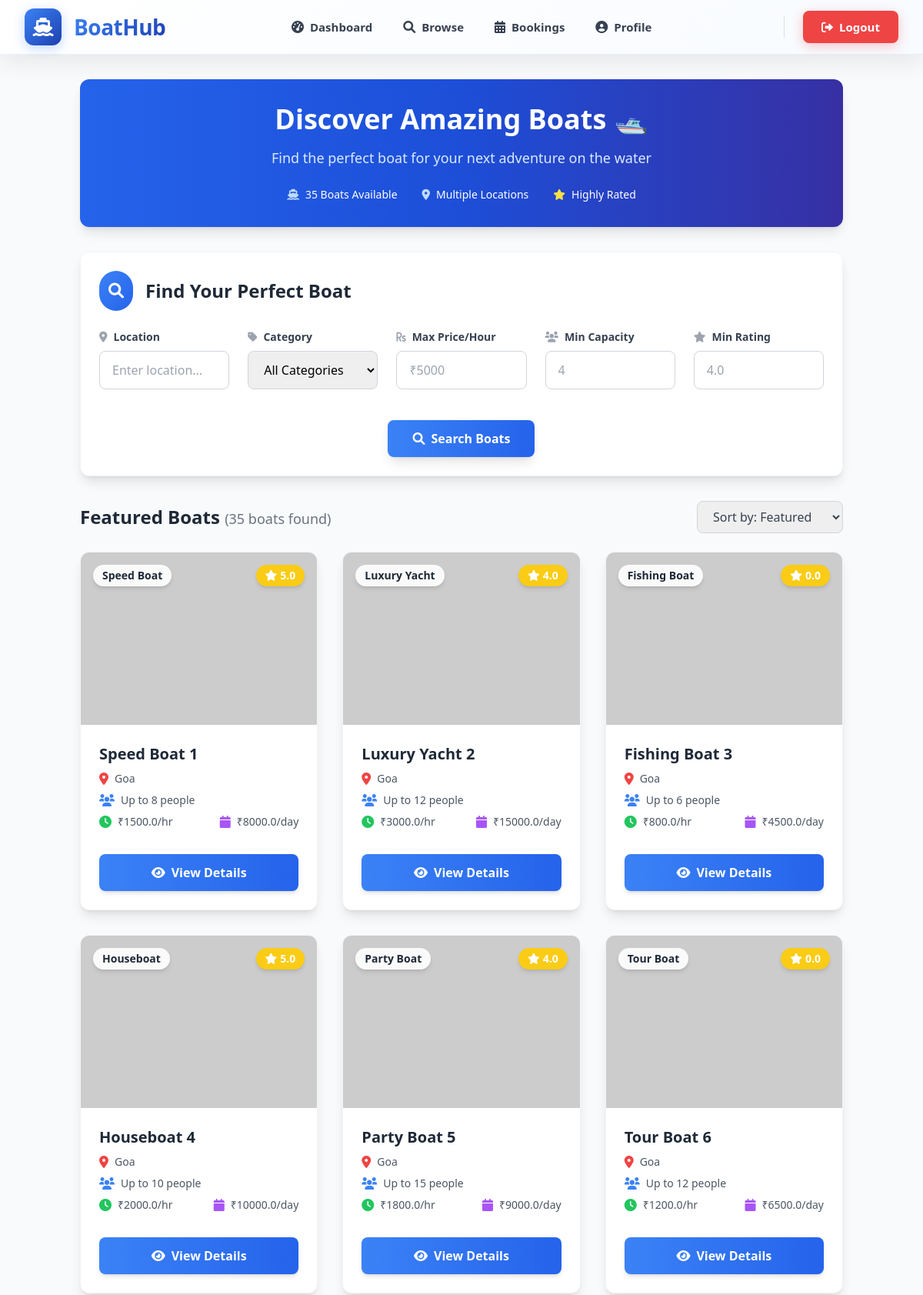
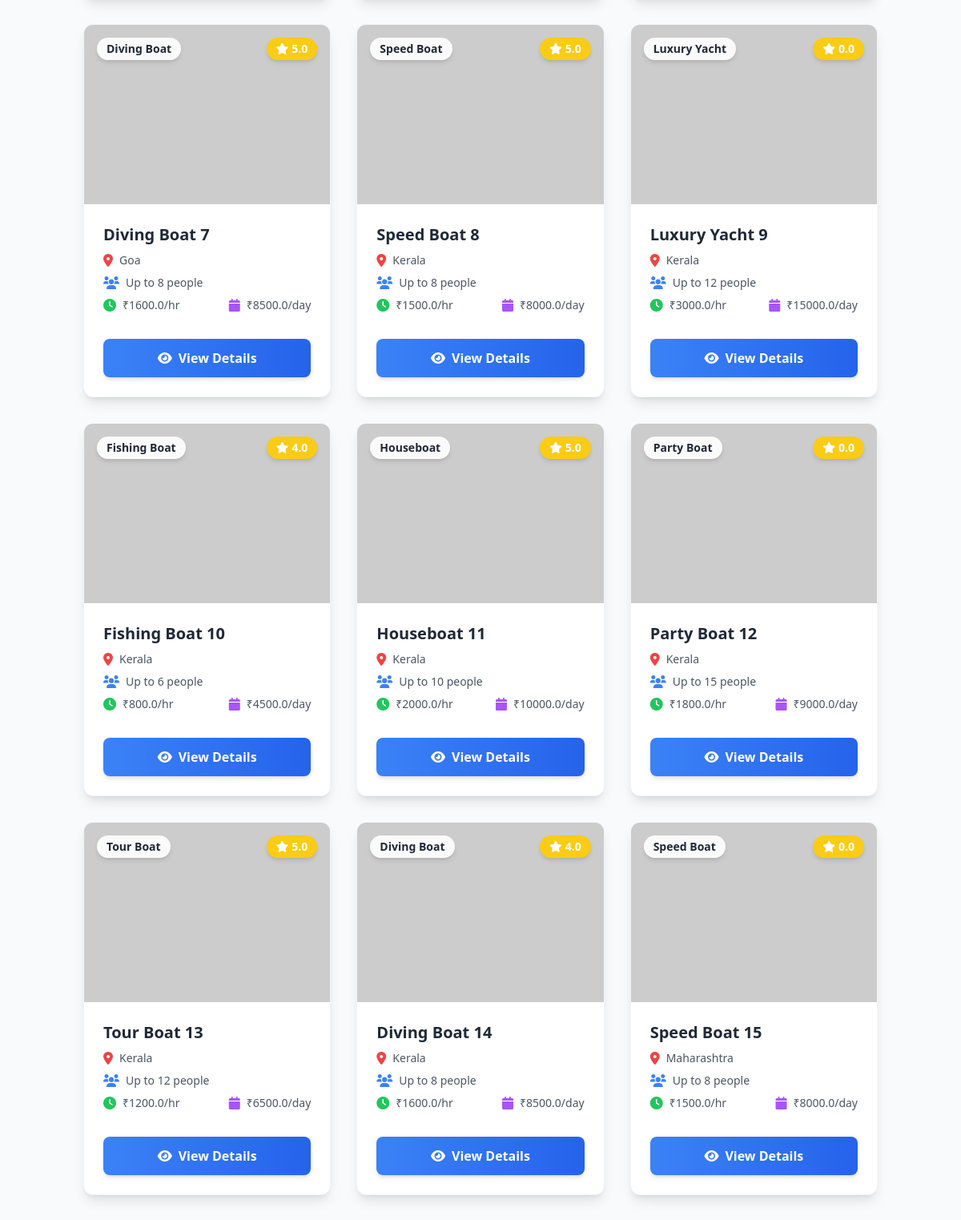
/user/boats (signed in, upper part), run on the app's committed database (2 pictures, top to bottom).
### app/models.py (models this page shows)
class Boat(db.Model):
    id = db.Column(db.Integer, primary_key=True)
    vendor_id = db.Column(db.Integer, db.ForeignKey('vendor.id'), nullable=False)
    name = db.Column(db.String(100), nullable=False)
    location = db.Column(db.String(100), nullable=False)
    category = db.Column(db.String(50), nullable=False, default='Speed Boat')
    price_per_hour = db.Column(db.Float, nullable=False)
    price_per_day = db.Column(db.Float, nullable=False)
    capacity = db.Column(db.Integer, nullable=False)
    description = db.Column(db.Text, nullable=False)
    created_at = db.Column(db.DateTime, default=datetime.utcnow)
    images = db.relationship('BoatImage', backref='boat', lazy=True)
    bookings = db.relationship('Booking', backref='boat', lazy=True)
    reviews = db.relationship('Review', backref='boat', lazy=True)
    @property
    def average_rating(self):
        reviews = Review.query.filter_by(boat_id=self.id).all()
        if not reviews:
            return 0
        return sum(review.rating for review in reviews) / len(reviews)

class Review(db.Model):
    id = db.Column(db.Integer, primary_key=True)
    booking_id = db.Column(db.Integer, db.ForeignKey('booking.id'), nullable=False)
    user_id = db.Column(db.Integer, db.ForeignKey('user.id'), nullable=False)
    boat_id = db.Column(db.Integer, db.ForeignKey('boat.id'), nullable=False)
    rating = db.Column(db.Integer, nullable=False)  # 1-5
    review_text = db.Column(db.Text, nullable=False)
    is_active = db.Column(db.Boolean, default=True, nullable=False)
    created_at = db.Column(db.DateTime, default=datetime.utcnow)

### app/routes/user.py (the view)
    def wrapper(*args, **kwargs):
        if session.get('role') != 'user':
            flash('Access denied')
            return redirect(url_for('auth.login'))
        return f(*args, **kwargs)

### app/routes/user.py (called while the page is built)
def login_required(f):
    def wrapper(*args, **kwargs):
        if 'user_id' not in session:
            return redirect(url_for('auth.login'))
        return f(*args, **kwargs)
    wrapper.__name__ = f.__name__
    return wrapper

def user_only(f):
    def wrapper(*args, **kwargs):
        if session.get('role') != 'user':
            flash('Access denied')
            return redirect(url_for('auth.login'))
        return f(*args, **kwargs)
    wrapper.__name__ = f.__name__
    return wrapper

### app/templates/user/boats.html (shortened to what this page needs)
{% extends "base.html" %}
{% block content %}
<div class="bg-gradient-to-r from-blue-600 via-blue-700 to-indigo-800 text-white rounded-xl shadow-lg p-8 mb-8">
    <div class="text-center">
        <h1 class="text-4xl font-bold mb-4">Discover Amazing Boats 🛥️</h1>
        <p class="text-blue-100 text-lg mb-6">Find the perfect boat for your next adventure on the water</p>
        <div class="flex items-center justify-center space-x-8 text-sm">
            <div class="flex items-center">
                <i class="fas fa-ship text-blue-200 mr-2"></i>
                <span>{{ boats|length }} Boats Available</span>
            </div>
            <div class="flex items-center">
                <i class="fas fa-map-marker-alt text-blue-200 mr-2"></i>
                <span>Multiple Locations</span>
            </div>
            <div class="flex items-center">
                <i class="fas fa-star text-yellow-300 mr-2"></i>
                <span>Highly Rated</span>
            </div>
        </div>
    </div>
</div>
<div class="bg-white rounded-xl shadow-lg p-6 mb-8 border border-gray-100">
    <div class="flex items-center mb-6">
        <div class="p-3 bg-gradient-to-br from-blue-500 to-blue-600 text-white rounded-full">
            <i class="fas fa-search text-xl"></i>
        </div>
        <h2 class="text-2xl font-bold text-gray-800 ml-4">Find Your Perfect Boat</h2>
    </div>
    <form method="GET" class="grid grid-cols-1 md:grid-cols-2 lg:grid-cols-5 gap-6">
        <div class="group">
            <label class="block text-sm font-semibold text-gray-700 mb-2 flex items-center">
                <i class="fas fa-map-marker-alt text-gray-400 mr-2"></i>Location
            </label>
            <input type="text" name="location" value="{{ request.args.get('location', '') }}"
                   placeholder="Enter location..."
                   class="w-full px-4 py-3 border border-gray-300 rounded-lg focus:outline-none focus:ring-2 focus:ring-blue-500 focus:border-transparent transition-all duration-200">
        </div>
        <div class="group">
            <label class="block text-sm font-semibold text-gray-700 mb-2 flex items-center">
                <i class="fas fa-tag text-gray-400 mr-2"></i>Category
            </label>
            <select name="category" class="w-full px-4 py-3 border border-gray-300 rounded-lg focus:outline-none focus:ring-2 focus:ring-blue-500 focus:border-transparent transition-all duration-200">
                <option value="">All Categories</option>
            </select>
        </div>
        <div class="group">
            <label class="block text-sm font-semibold text-gray-700 mb-2 flex items-center">
                <i class="fas fa-rupee-sign text-gray-400 mr-2"></i>Max Price/Hour
            </label>
            <input type="number" name="max_price" value="{{ request.args.get('max_price', '') }}"
                   placeholder="₹5000"
                   class="w-full px-4 py-3 border border-gray-300 rounded-lg focus:outline-none focus:ring-2 focus:ring-blue-500 focus:border-transparent transition-all duration-200">
        </div>
        <div class="group">
            <label class="block text-sm font-semibold text-gray-700 mb-2 flex items-center">
                <i class="fas fa-users text-gray-400 mr-2"></i>Min Capacity
            </label>
            <input type="number" name="capacity" value="{{ request.args.get('capacity', '') }}"
                   placeholder="4"
                   class="w-full px-4 py-3 border border-gray-300 rounded-lg focus:outline-none focus:ring-2 focus:ring-blue-500 focus:border-transparent transition-all duration-200">
        </div>
        <div class="group">
            <label class="block text-sm font-semibold text-gray-700 mb-2 flex items-center">
                <i class="fas fa-star text-gray-400 mr-2"></i>Min Rating
            </label>
            <input type="number" step="0.1" name="min_rating" value="{{ request.args.get('min_rating', '') }}"
                   placeholder="4.0"
                   class="w-full px-4 py-3 border border-gray-300 rounded-lg focus:outline-none focus:ring-2 focus:ring-blue-500 focus:border-transparent transition-all duration-200">
        </div>
        <div class="md:col-span-5 flex justify-center pt-4">
            <button type="submit" class="bg-gradient-to-r from-blue-500 to-blue-600 hover:from-blue-600 hover:to-blue-700 text-white font-bold py-3 px-8 rounded-lg shadow-lg hover:shadow-xl transition-all duration-200 transform hover:scale-105 flex items-center">
                <i class="fas fa-search mr-2"></i>Search Boats
            </button>
        </div>
    </form>
</div>
<div class="flex items-center justify-between mb-6">
    <h2 class="text-2xl font-bold text-gray-800">
        {% if request.args %}
            Search Results
        {% else %}
            Featured Boats
        {% endif %}
        <span class="text-gray-500 text-lg font-normal">({{ boats|length }} boats found)</span>
    </h2>
    <div class="flex items-center space-x-4">
        <select id="sortSelect" class="px-4 py-2 border border-gray-300 rounded-lg focus:outline-none focus:ring-2 focus:ring-blue-500 cursor-pointer font-medium text-gray-700">
            <option value="featured" {% if sort_by == 'featured' %}selected{% endif %}>Sort by: Featured</option>
        </select>
    </div>
</div>
{% if boats %}
<div class="grid grid-cols-1 md:grid-cols-2 lg:grid-cols-3 gap-8">
    {% for boat in boats %}
    <div class="bg-white rounded-xl shadow-lg overflow-hidden hover:shadow-2xl transition-all duration-300 transform hover:-translate-y-2 border border-gray-100 group">
        <div class="relative overflow-hidden">
            {% if boat.images %}
                <img src="{{ url_for('static', filename='images/' + boat.images[0].image_path) }}" alt="{{ boat.name }}"
                     class="w-full h-56 object-cover group-hover:scale-110 transition-transform duration-300"
                     onerror="this.src='https://via.placeholder.com/400x300/4A5568/FFFFFF?text={{ boat.name|replace(' ', '+') }}'">
            {% else %}
                <img src="https://via.placeholder.com/400x300/4A5568/FFFFFF?text={{ boat.name|replace(' ', '+') }}"
                     alt="{{ boat.name }}"
                     class="w-full h-56 object-cover group-hover:scale-110 transition-transform duration-300">
            {% endif %}
            <div class="absolute top-4 left-4 bg-white bg-opacity-90 text-gray-800 px-3 py-1 rounded-full text-sm font-semibold shadow-md">
                {{ boat.category }}
            </div>
            <div class="absolute top-4 right-4 bg-yellow-400 text-white px-3 py-1 rounded-full text-sm font-semibold shadow-md flex items-center">
                <i class="fas fa-star mr-1"></i>{{ "%.1f"|format(boat.average_rating) }}
            </div>
        </div>
        <div class="p-6">
            <h3 class="text-xl font-bold text-gray-800 mb-2 group-hover:text-blue-600 transition-colors duration-200">{{ boat.name }}</h3>
            <div class="space-y-2 mb-4">
                <div class="flex items-center text-gray-600">
                    <i class="fas fa-map-marker-alt text-red-500 mr-2"></i>
                    <span class="text-sm">{{ boat.location }}</span>
                </div>
                <div class="flex items-center text-gray-600">
                    <i class="fas fa-users text-blue-500 mr-2"></i>
                    <span class="text-sm">Up to {{ boat.capacity }} people</span>
                </div>
                <div class="flex items-center justify-between">
                    <div class="flex items-center text-gray-600">
                        <i class="fas fa-clock text-green-500 mr-2"></i>
                        <span class="text-sm">₹{{ boat.price_per_hour }}/hr</span>
                    </div>
                    <div class="flex items-center text-gray-600">
                        <i class="fas fa-calendar text-purple-500 mr-2"></i>
                        <span class="text-sm">₹{{ boat.price_per_day }}/day</span>
                    </div>
                </div>
            </div>
            <a href="{{ url_for('user.boat_detail', boat_id=boat.id) }}"
               class="w-full bg-gradient-to-r from-blue-500 to-blue-600 hover:from-blue-600 hover:to-blue-700 text-white font-semibold py-3 px-4 rounded-lg transition-all duration-200 transform hover:scale-105 shadow-md hover:shadow-lg flex items-center justify-center group-hover:bg-gradient-to-r group-hover:from-green-500 group-hover:to-green-600">
                <i class="fas fa-eye mr-2"></i>View Details
            </a>
        </div>
    </div>
    {% endfor %}
</div>
{% endif %}
{% endblock %}

### app/templates/base.html (style rules this page uses)
* { margin: 0; padding: 0; box-sizing: border-box; }

### data on the page
Boat: category "Speed Boat", name "Speed Boat 1", location "Goa", capacity "8", price_per_hour "1500.0", price_per_day "8000.0"
Review: average_rating "5.0"
Boat: category "Luxury Yacht", name "Luxury Yacht 2", location "Goa", capacity "12", price_per_hour "3000.0", price_per_day "15000.0"
Review: average_rating "4.0"
Boat: category "Fishing Boat", average_rating "0.0", name "Fishing Boat 3", location "Goa", capacity "6", price_per_hour "800.0", price_per_day "4500.0"
Boat: category "Houseboat", name "Houseboat 4", location "Goa", capacity "10", price_per_hour "2000.0", price_per_day "10000.0"
Review: average_rating "5.0"
Boat: category "Party Boat", name "Party Boat 5", location "Goa", capacity "15", price_per_hour "1800.0", price_per_day "9000.0"
Review: average_rating "4.0"
Boat: category "Tour Boat", average_rating "0.0", name "Tour Boat 6", location "Goa", capacity "12", price_per_hour "1200.0", price_per_day "6500.0"
Boat: category "Diving Boat", name "Diving Boat 7", location "Goa", capacity "8", price_per_hour "1600.0", price_per_day "8500.0"
Review: average_rating "5.0"
Boat: category "Speed Boat", name "Speed Boat 8", location "Kerala", capacity "8", price_per_hour "1500.0", price_per_day "8000.0"
Review: average_rating "5.0"
Boat: category "Luxury Yacht", average_rating "0.0", name "Luxury Yacht 9", location "Kerala", capacity "12", price_per_hour "3000.0", price_per_day "15000.0"
Boat: category "Fishing Boat", name "Fishing Boat 10", location "Kerala", capacity "6", price_per_hour "800.0", price_per_day "4500.0"
Review: average_rating "4.0"
Boat: category "Houseboat", name "Houseboat 11", location "Kerala", capacity "10", price_per_hour "2000.0", price_per_day "10000.0"
Review: average_rating "5.0"
Boat: category "Party Boat", average_rating "0.0", name "Party Boat 12", location "Kerala", capacity "15", price_per_hour "1800.0", price_per_day "9000.0"
Boat: category "Tour Boat", name "Tour Boat 13", location "Kerala", capacity "12", price_per_hour "1200.0", price_per_day "6500.0"
Review: average_rating "5.0"
Boat: category "Diving Boat", name "Diving Boat 14", location "Kerala", capacity "8", price_per_hour "1600.0", price_per_day "8500.0"
Review: average_rating "4.0"
Boat: category "Speed Boat", average_rating "0.0", name "Speed Boat 15", location "Maharashtra", capacity "8", price_per_hour "1500.0", price_per_day "8000.0"

### other printed values
{{ boats|length }} "35"
